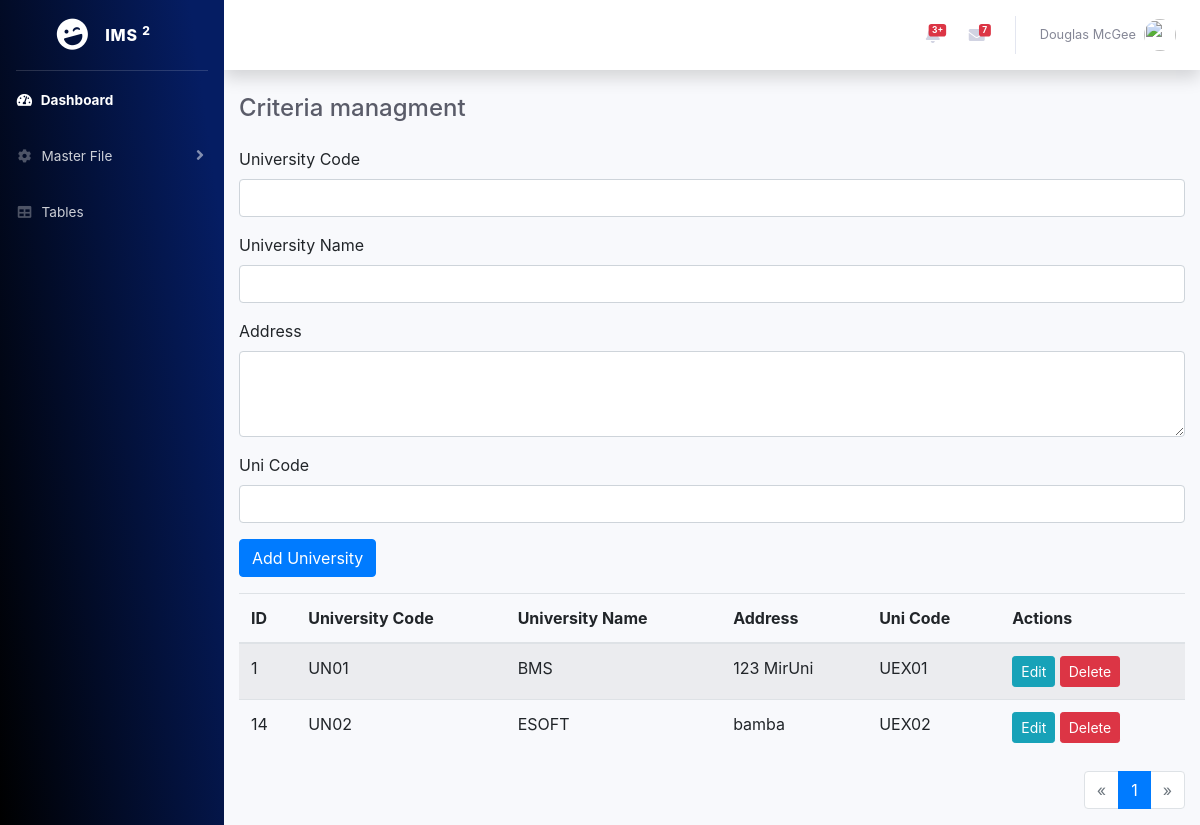
The app's page /create_universities.php, older data.
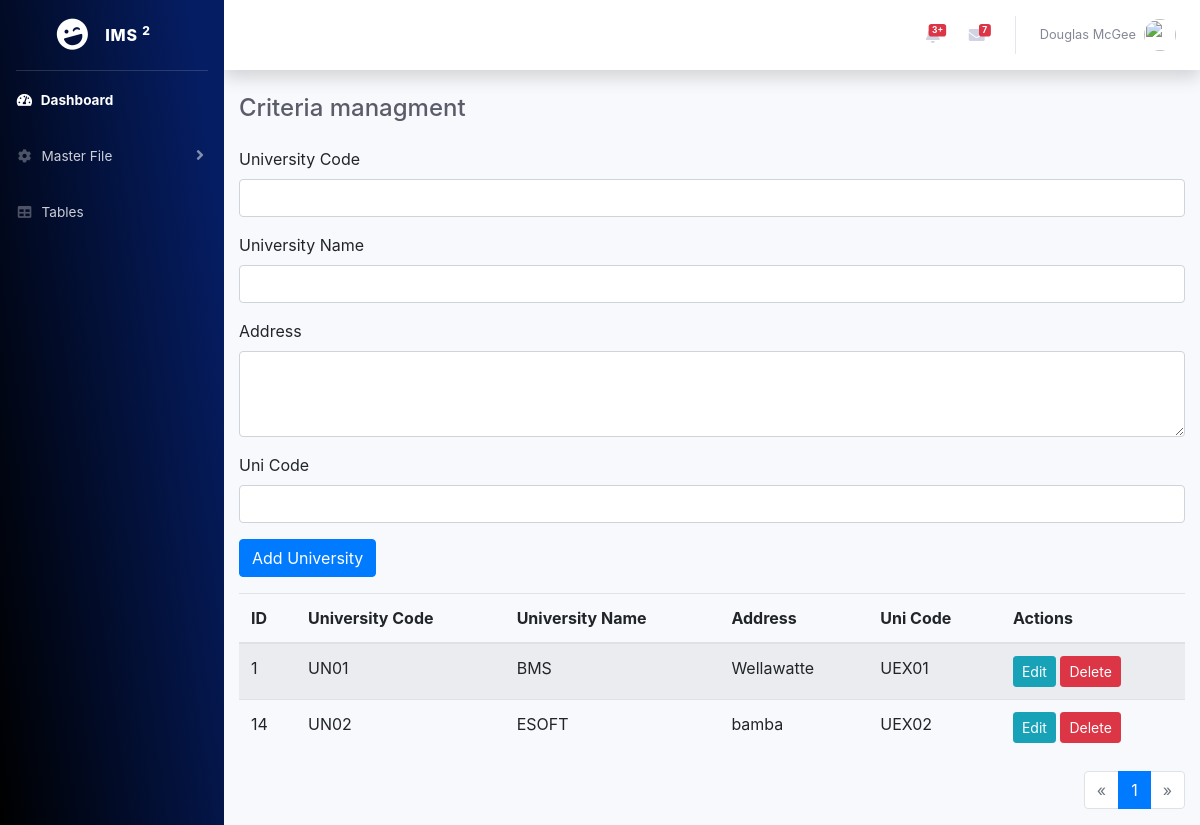
The same page, newer data.
### tables this page shows
CREATE TABLE `universities` (
  `id` int(11) NOT NULL,
  `university_code` varchar(100) NOT NULL,
  `university_name` varchar(255) NOT NULL,
  `address` text DEFAULT NULL,
  `uni_code` varchar(100) DEFAULT NULL,
  `created_at` timestamp NOT NULL DEFAULT current_timestamp()
);

### create_universities.php (the view, shortened to what the changed rows need)
<?php
include("database/connection.php");
include("includes/header.php");
$results_per_page = 5;
$page = isset($_GET['page']) ? (int)$_GET['page'] : 1;
$start = ($page - 1) * $results_per_page;
$sql = "SELECT * FROM universities LIMIT $start, $results_per_page";
$result = $conn->query($sql);
?>
<div id="wrapper">
    <div id="content-wrapper" class="d-flex flex-column">
        <div id="content">
            <div class="container-fluid">
                <table class="table table-striped">
                    <thead>
                        <tr>
                            <th>ID</th>
                            <th>University Code</th>
                            <th>University Name</th>
                            <th>Address</th>
                            <th>Uni Code</th>
                            <th>Actions</th>
                        </tr>
                    </thead>
                    <tbody>
                        <?php while ($row = $result->fetch_assoc()): ?>
                            <tr>
                                <td><?php echo $row['id']; ?></td>
                                <td><?php echo htmlspecialchars($row['university_code']); ?></td>
                                <td><?php echo htmlspecialchars($row['university_name']); ?></td>
                                <td><?php echo htmlspecialchars($row['address']); ?></td>
                                <td><?php echo htmlspecialchars($row['uni_code']); ?></td>
                                <td>
                                    <button class="btn btn-info btn-sm" data-toggle="modal" data-target="#editModal" data-id="<?php echo $row['id']; ?>" data-university_code="<?php echo htmlspecialchars($row['university_code']); ?>" data-university_name="<?php echo htmlspecialchars($row['university_name']); ?>" data-address="<?php echo htmlspecialchars($row['address']); ?>" data-uni_code="<?php echo htmlspecialchars($row['uni_code']); ?>">Edit</button>
                                    <form action="" method="post" class="d-inline">
                                        <button type="submit" name="delete_university" class="btn btn-danger btn-sm">Delete</button>
                                    </form>
                                </td>
                            </tr>
                        <?php endwhile; ?>
                    </tbody>
                </table>
            </div>
        </div>
    </div>
</div>
</body>
</html>

Row changes from the older to the newer data that the page shows:
changed universities "UN01": address "123 MirUni" → "Wellawatte"
